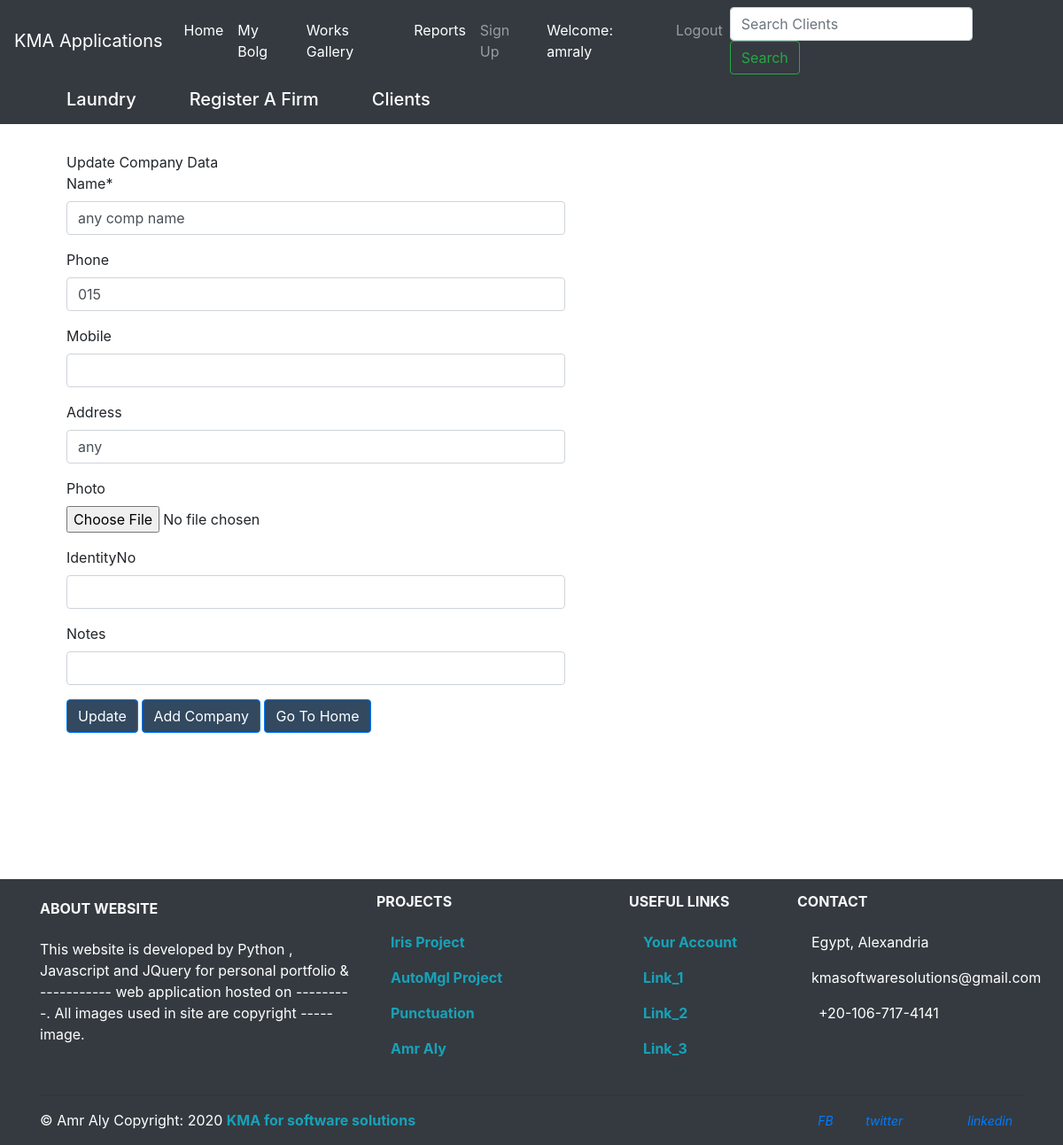
Screenshot of /crm/clients/edit/2/ (signed in) with the database file from the repository.
### crm/models.py (models this page shows, shortened)
class Clients(models.Model):
    name       = models.CharField(max_length=200)
    phone      = models.CharField(max_length=20, blank=True, null=True)
    mobile     = models.CharField(max_length=20, blank=True, null=True)
    address    = models.CharField(max_length=200, blank=True, null=True)
    photo      = models.ImageField(upload_to='Clients_pics', blank=True)
    identityNo = models.CharField(max_length=200, blank=True, null=True)
    notes      = models.CharField(max_length=2000, blank=True, null=True)
    def goto_home(self):
        return reverse('crm:home')

### crm/views.py (the view)
def ClientID(request, id): # update form , (request, id, name, phone, address)
    instance = Clients.objects.get(id=id)
    form = ClientsForm(request.POST or None, request.FILES or None, instance=instance)
    if form.is_valid():
        form.save()
        return HttpResponseRedirect(instance.goto_home())
    context= {
        'form': form,
        'instance':instance,
        'btn':'Update',
        'comp':'Update Company Data',
        'New':'Add Company',
    }
    return render(request, 'clients.html', context)

### crm/forms.py (shortened to what this page needs)
class ClientsForm(forms.ModelForm):
    class Meta:
        model  = Clients
        fields = ('__all__')

### crm/templates/clients.html (shortened to what this page needs)
{% extends 'index.html' %} {% load crispy_forms_tags %} {% load bootstrap %} {% load static %} {% block content %}
<head>
    <link rel="stylesheet" href="{% static 'css/style.css' %}">
    <link rel="stylesheet" href="{% static 'css/bootstrap.min.css' %}">
</head>
{% if user.is_authenticated %}
<div class="container" id='div-f-cl'>
     <form method="post" enctype="multipart/form-data">
        <div class="col-md-8 col-md-offset-2">
            <div class="panel panel-default">
                <div class="panel-heading">{{ comp }}</div>
                <div class="panel-body">
                    {{ form|crispy}}
                    <button type="submit" class="btn btn-primary" id="saveclients">{{ btn }}</button>
                    {% if instance %}
                    <a class="btn btn-primary" href="{% url 'crm:clients' %}" id="saveclients">{{ New }}</a>
                    <a class="btn btn-primary" href="{{ instance.goto_home }}" id="gotohome">Go To Home</a>
                    {% else %}
                    <a class="btn btn-primary" href="{% url 'crm:home' %}" id="gotohome">{{ New }}</a> {% endif %}
                </div>
            </div>
        </div>
    </form>
</div>
{% endif %}
{% endblock %}

### crm/templates/index.html (shortened to what this page needs)
{% load static %}
{% load bootstrap %}
<!DOCTYPE html>
<html lang="en">
<head>
    <link rel="stylesheet" href="{% static 'css/style.css' %}">
    <link rel="stylesheet" href="{% static 'css/bootstrap.min.css' %}">
</head>
<body class="override">
    <header>
        <nav class="navbar navbar-expand-md navbar-dark bg-dark fixed top-0">
            <a class="navbar-brand" href="/">KMA Applications</a>
            <div class="collapse navbar-collapse" id="navbarCollapse">
                <ul class="navbar-nav mr-auto">
                    <li class="nav-item active">
                        <a class="nav-link" href="/crm">Home<span class="sr-only">(current)</span></a>
                    </li>
                    <li class="nav-item active">
                        <a class="nav-link" href="{% url 'blog:allblogs' %}">My Bolg<span class="sr-only">(current)</span></a>
                    </li>
                    <li class="nav-item active">
                        <a class="nav-link" href="{% url 'jobs:home' %}">Works Gallery</a>
                    </li>
                    <li class="nav-item active">
                        <a class="nav-link" href="/crm/reports/">Reports</a>
                    </li>
                    <li class="nav-item">
                        <a class="nav-link" href="{% url 'signup' %}">Sign Up</a>
                    </li>
                    {% if user.is_authenticated %}
                        <li class="nav-item active">
                            <a class="nav-link disabled">Welcome: {{ user.username }}</a>
                        </li>
                        <li class="nav-item">
                            <a class="nav-link" href="{% url 'logout' %}">Logout</a>
                        </li>
                    {% else %}
                        <li class="nav-item">
                            <a class="nav-link" href="{% url 'login' %}">Login</a>
                        </li>
                    {% endif %}
                </ul>
                <form class="form-inline mt-2 mt-md-0" method="GET" action="{% url 'crm:search' %}">
                    <input class="form-control mr-sm-2" type="text" name='q' placeholder="Search Clients" value="{{request.GET.q}}" aria-label="Search">
                    <button class="btn btn-outline-success my-2 my-sm-0" type="submit">Search</button>
                </form>
            </div>
        </nav>
        <nav class="navbar navbar-expand-lg navbar-lightdark bg-dark mb-3 fixed top-0" id="nav-main">
            <div class="container">
                <div id="navbar" class="collapse navbar-collapse">
                    <ul class="nav navbar-nav navbar-right">
                        <li>
                            <h5><a href="/laundry/" id="rec">Laundry </a></h5>
                        </li>
                        <li>
                            <h5><a href="/crm/record/" id="rec">Register A Firm</a></h5>
                        </li>
                        <li>
                            <h5><a href="{% url 'crm:clients' %}" id="index-cl">Clients</a></h5>
                        </li>
                    </ul>
                </div>
        </nav>
    </header>
    <div class="container">
        <div class="row">
            <div class="col">
                {% block content %}
                {% endblock %}
            </div>
        </div>
    </div>
            <footer class="page-footer bg-dark text-white font-small mdb-color">
                <div class="container text-center text-md-left">
                    <div class="row text-center text-md-left mt-3 pb-2">
                        <div class="col-md-4 col-lg-4 col-xl-4 mx-auto mt-4">
                            <h6 class="text-uppercase mb-4 font-weight-bold text-light">About WebSite </h6>
                            <p>This website is developed by Python , Javascript  and JQuery for personal portfolio &amp; ----------- web application hosted on ---------. All images used in site are copyright ----- image.</p>
                        </div>
                        <div class="col-md-3 col-lg-3 col-xl-3 mx-auto mt-3">
                            <h6 class="text-uppercase mb-4 font-weight-bold text-light">Projects</h6>
                            <p>
                                <a class="text-info font-weight-bold" href="#"> Iris Project</a>
                            </p>
                            <p>
                            <a class="text-info font-weight-bold" href="#"> AutoMgl Project</a>
                            </p>
                            <p>
                            <a class="text-info font-weight-bold" href="#">Punctuation</a>
                            </p>
                            <p>
                            <a class="text-info font-weight-bold" href="#"> Amr Aly</a>
                            </p>
                        </div>
                        <div class="col-md-3 col-lg-2 col-xl-2 mx-auto mt-3">
                            <h6 class="text-uppercase mb-4 font-weight-bold text-light">Useful links</h6>
                            <p>
                            <a class="text-info font-weight-bold" href="#"> Your Account</a>
                            </p>
                            <p>
                            <a class="text-info font-weight-bold" href="#"> Link_1</a>
                            </p>
                            <p>
                            <a class="text-info font-weight-bold" href="#" target="_blank"> Link_2</a>
                            </p>
                            <p>
                            <a class="text-info font-weight-bold" href="#" target="_blank"> Link_3</a>
                            </p>
                        </div>
                        <div class="col-md-3 col-lg-3 col-xl-3 mx-auto mt-3">
                            <h6 class="text-uppercase mb-4 font-weight-bold text-light">Contact</h6>
                            <p>
                             Egypt, Alexandria</p>
                            <p>
                             kmasoftwaresolutions@gmail.com</p>
                            <p>
                             +20-106-717-4141</p>
                        </div>
                    </div>
                    <hr>
                    <div class="row d-flex align-items-center">
                        <div class="col-md-7 col-lg-8">
                            <p class="text-center text-md-left">&copy Amr Aly Copyright:  {% now "Y" %}
                            <a href="https://github.com/cehceh" target="_blank">
                                <strong class="text-info font-weight-bold"> KMA for software solutions</strong>
                            </a>
                            </p>
                        </div>
                            <div class="col-md-5 col-lg-4 ml-lg-0">
                                <div class="text-center text-md-right">
                                    <ul class="list-unstyled list-inline">
                                        <li class="list-inline-item">
                                        <a class="btn-floating btn-sm rgba-white-slight mx-1" href="https://www.facebook.com" target="_blank">
                                            <i class="fab fa-facebook-f" aria-hidden="false">FB</i>
                                        </a>
                                        </li>
                                        <li class="list-inline-item">
                                        <a class="btn-floating btn-sm rgba-white-slight mx-1" href="https://twitter.com/" target="_blank">
                                            <i class="fab fa-twitter" aria-hidden="true">twitter</i>
                                        </a>
                                        </li>
                                        <li class="list-inline-item">
                                        <a class="btn-floating btn-sm rgba-white-slight mx-1" href="https://google.com/" target="_blank">
                                        </a>
                                        </li>
                                        <li class="list-inline-item">
                                            <a class="btn-floating btn-sm rgba-white-slight mx-1" href="https://www.linkedin.com/in/amr-ali-82909894/" target="_blank">
                                                <i class="fab fa-linkedin-in" aria-hidden="true">linkedin</i>
                                            </a>
                                        </li>
                                    </ul>
                                </div>
                            </div>
                    </div>
                </div>
            </footer>
</body>
</html>

### crm/static/css/style.css (style rules this page uses)
#signup, #index-cl, #rec, #mycrm { color: white; padding: 10px; margin: 20px }
#div-f-cl { padding: 5px; margin: 10px; }
#gotohome { background-color: #324960; }
#saveclients { background-color: #324960; }

### rows the page displays
Clients: name "any comp name", phone "015", address "any"

### other values shown
{{ user.username }} "amraly"
{{ comp }} "Update Company Data"
{{ btn }} "Update"
{{ New }} "Add Company"
